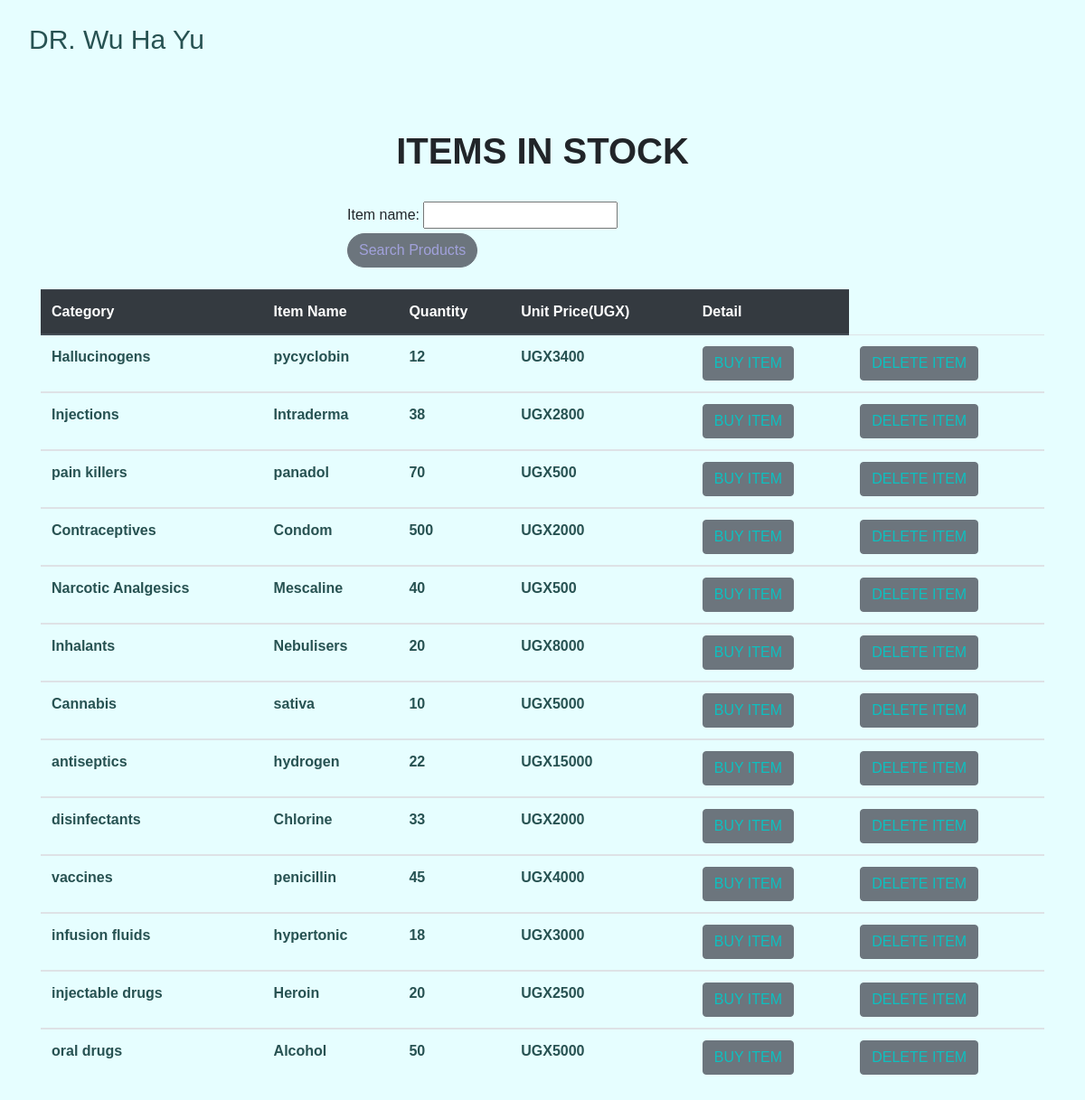
Before: /index/ with the older database file.
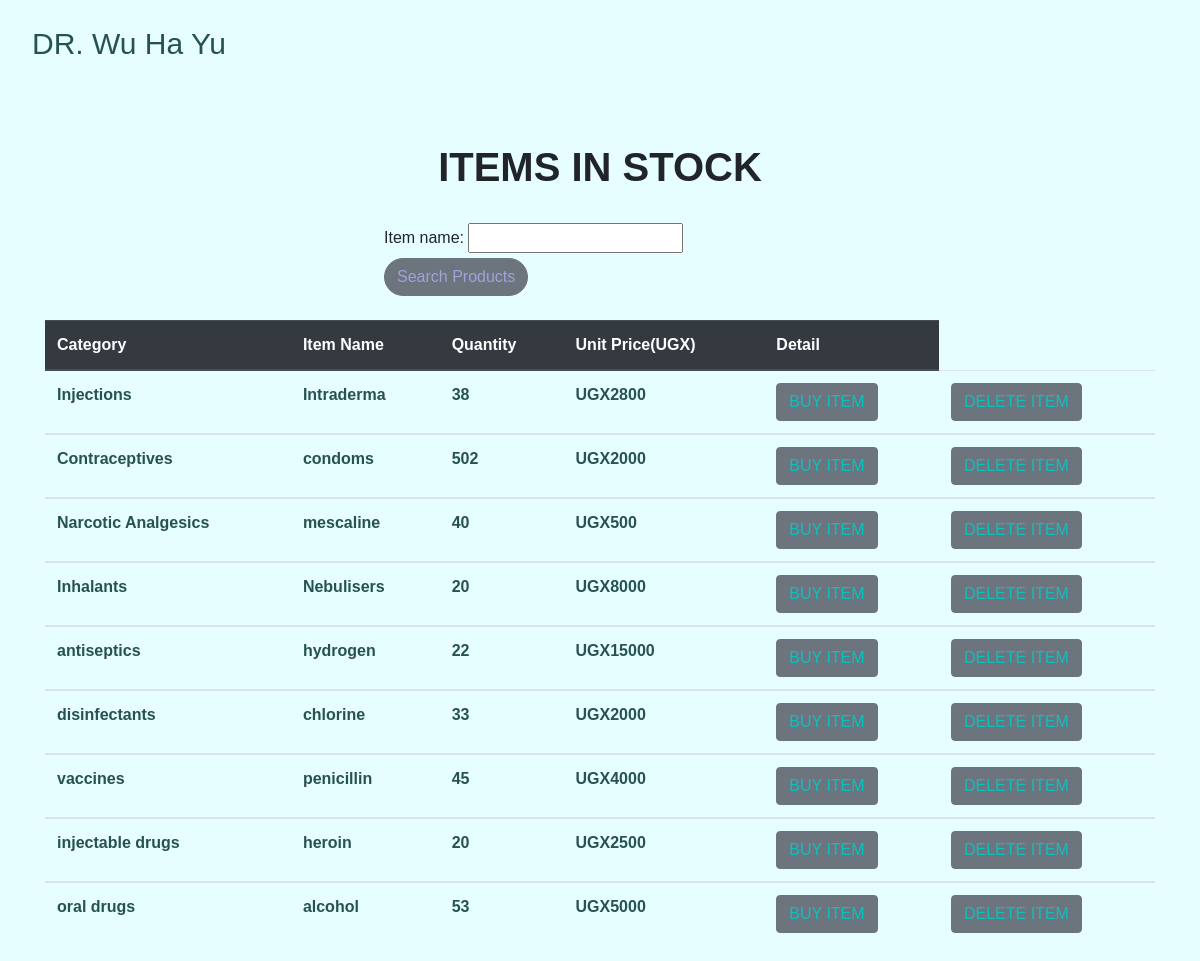
After: the same page with the newer database file.
### pharmacy/models.py (models this page shows, shortened)
class Product(models.Model):
    category_name = models.ForeignKey(Category, on_delete=models.CASCADE, null=True, blank = True)
    item_name = models.CharField(max_length =50, null = True, blank = True)
    total_quantity = models.IntegerField(default = 0, null = True, blank = True)
    issued_quantity = models.IntegerField(default = 0, null = True, blank = True)
    received_quantity = models.IntegerField(default = 0, null = True, blank = True)
    unit_price = models.IntegerField(default = 0, null = True, blank = True)
    manufacturer = models.CharField(max_length=50, null = True, blank = True)
    brand = models.CharField(max_length=50, null = True, blank = True)

class Category(models.Model):
    name = models.CharField(max_length=50, null = True, blank = True)
    def __str__(self):
        return self.name

### pharmacy/views.py (the view)
# urls.py: path('index/', views.home, name = 'index'),
def home(request):
    products = Product.objects.all().order_by('-id')
    product_filter = Product_filter(request.GET, queryset=products)
    products = product_filter.qs
    return render(request,'products/index.html', {'products':products,'product_filter':product_filter})

### templates/products/index.html
{% extends 'products/base.html'%} {% block content%}
<br></br>
<div class = "container">
  <h1 style="font-weight: bolder; font-family: 'Franklin Gothic Medium',
   'Arial Narrow', Arial, sans-serif;" class= "text-center">ITEMS IN STOCK</h1>
  <br>
  <div style="font-family: 'Franklin Gothic Medium', 'Arial Narrow',
   Arial, sans-serif;" class = "container">
    <form action = "" method = "GET">
      {{product_filter.form }}
      <input style="border-radius: 25px; color: rgb(161, 161, 219);"
      type = "submit"
      value = "Search Products"
      class="btn btn-secondary btn"/>
    </form>
  </div>
  <br>
  <table  style="font-weight: bolder; font-family: 'Franklin Gothic Medium', 'Arial Narrow',
  Arial, sans-serif" class="table">
    <thead class="thead-dark">
      <tr>
        <th scope="col">Category</th>
        <th scope="col">Item Name</th>
        <th scope="col">Quantity</th>
        <th scope="col">Unit Price(UGX)</th>
        <th scope = "col">Detail</th>
      </tr>
    </thead>
    {% for product in products %}
    <tbody>
      <tr style="color: rgb(39, 82, 82);">
        <td>{{product.category_name}}</td>
        <td>{{product.item_name}}</td>
        <td>{{product.total_quantity}}</td>
        <td>UGX{{product.unit_price}}</td>
        <td><a href="{% url 'product_detail' product.id %}"
              ><input
                type="submit"
                value="BUY ITEM"
                class="btn btn-secondary btn"
                type="button"
                style="color: rgb(13, 192, 192);"
            /></a></td>
            <td><a href="{% url 'delete_item' product.id %}"
              ><input
                type="submit"
                value="DELETE ITEM"
                class="btn btn-secondary btn"
                type="button"
                style="color: rgb(13, 192, 192)"
            /></a></td>
      </tr>
    </tbody>
    {% endfor %}
  </table>
</div>
{% endblock%}

### templates/products/base.html (shortened to what this page needs)
{% load static%}
<!DOCTYPE html>
<html lang="en">
<head>
    <link rel="stylesheet" href="https://stackpath.bootstrapcdn.com/bootstrap/4.5.2/css/bootstrap.min.css">
    <link rel = "stylesheet" href = {% static 'css/main.css'%}>
</head>
<body>
    <nav class="navbar navbar-expand-lg navbar-dark ">
        <a class="nav-link" href=""><h1 class="navbar-brand" style = "font-size: 25px">DR. Wu Ha Yu</h1></a>
     </nav>
    {% block content%}
    {% endblock%}
</body>
</html>

### pharmacy/static/css/main.css (style rules this page uses)
html,body { position: relative; overflow-x: hidden; width: 100% !important; height: 100vh; display: table; position: relative; background-position: center; background-attachment: scroll; -o-background-size: cover; -moz-background-size: cover; -webkit-background-size: cover; background-size: cover; background-repeat: no-repeat; }
body { background-color: hsl(182, 100%, 95%); font-family: 'Franklin Gothic Medium', 'Arial Narrow', Arial, sans-serif; }
form { width: 40%; margin: 0 auto; }
.navbar { background-color: hsl(182, 100%, 95%); }
.navbar-brand { font-size: 30px !important; color: rgb(39, 82, 82) !important; }

Changed rows visible on the page:
removed Product: category_name "Hallucinogens", item_name "pycyclobin", total_quantity "12", unit_price "3400"
removed Product: category_name "pain killers", item_name "panadol", total_quantity "70", unit_price "500"
removed Product: category_name "Cannabis", item_name "sativa", total_quantity "10", unit_price "5000"
removed Product: category_name "infusion fluids", item_name "hypertonic", total_quantity "18", unit_price "3000"
changed Product "Contraceptives": item_name "Condom" → "condoms"; total_quantity "500" → "502"
changed Product "Narcotic Analgesics": item_name "Mescaline" → "mescaline"
changed Product "disinfectants": item_name "Chlorine" → "chlorine"
changed Product "injectable drugs": item_name "Heroin" → "heroin"
changed Product "oral drugs": item_name "Alcohol" → "alcohol"; total_quantity "50" → "53"
